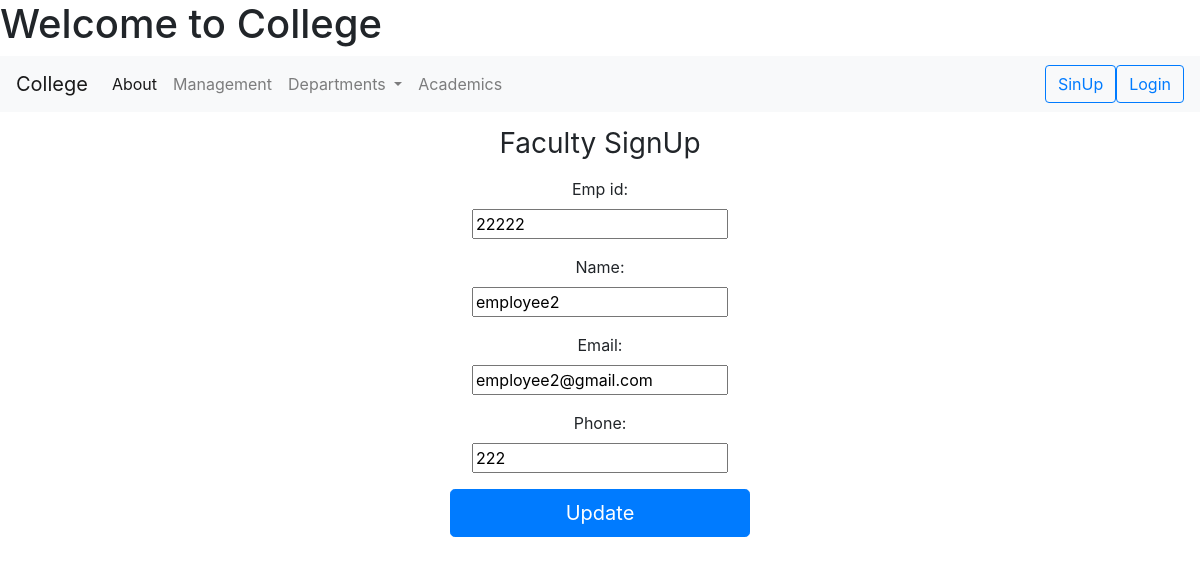
Screenshot of /student/update/10 with the database file from the repository.
### CSE/models.py (models this page shows, shortened)
class Faculty(models.Model):
    emp_id = models.CharField(max_length=10)
    name = models.CharField(max_length=100)
    email = models.EmailField()
    phone = models.IntegerField(null=True, blank=True)

### CSE/views.py (the view)
# urls.py: path('update/<int:num>', views.faculty_edit, name='faculty_edit'),
def faculty_edit(request, num):
    faculty_data = Faculty.objects.get(id=num)
    form = FacultyRegisterForm(request.POST or None, instance=faculty_data)
    if form.is_valid():
        form.save()
        return HttpResponse("details edited successfully!!")
    return render(request, 'facultyedit.html', {'form': form})

### CSE/forms.py
class FacultyRegisterForm(ModelForm):
    class Meta:
        model = Faculty
        fields = "__all__"

### CSE/templates/facultyedit.html (shortened to what this page needs)
{% extends 'index.html' %}
{% block foo %}
<form class="form-signin" style="text-align: center;"  method="post">
      <h1 class="h3 mb-3 font-weight-normal">Faculty SignUp</h1>
    {{ form.as_p }}
      <button class="btn btn-lg btn-primary btn-block" type="submit">Update</button>
</form>
{% endblock %}

### CSE/templates/index.html (style rules this page uses)
.form-signin { width: 100%; max-width: 330px; padding: 15px; margin: auto; }
form { display: block; margin-top: 0em; }

### rows the page displays
Faculty: emp_id "22222", name "employee2", email "employee2@gmail.com", phone "222"
